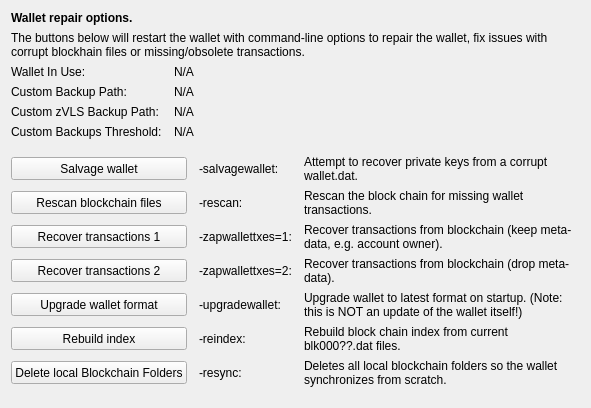
     <widget class="QWidget" name="tab_repair">
      <attribute name="title">
       <string>&amp;Wallet Repair</string>
      </attribute>
      <layout class="QGridLayout" name="gridLayout_4" columnstretch="0,0,0,0">
       <property name="horizontalSpacing">
        <number>12</number>
       </property>
       <item row="0" column="0" colspan="4">
        <widget class="QLabel" name="label_repair_header">
         <property name="font">
          <font>
           <weight>75</weight>
           <bold>true</bold>
          </font>
         </property>
         <property name="text">
          <string>Wallet repair options.</string>
         </property>
        </widget>
       </item>
       <item row="1" column="0" colspan="4">
        <widget class="QLabel" name="label_repair_helptext">
         <property name="font">
          <font>
           <weight>50</weight>
           <bold>false</bold>
          </font>
         </property>
         <property name="text">
          <string>The buttons below will restart the wallet with command-line options to repair the wallet, fix issues with corrupt blockhain files or missing/obsolete transactions.</string>
         </property>
         <property name="wordWrap">
          <bool>true</bool>
         </property>
        </widget>
       </item>
       <item row="2" column="0">
        <widget class="QLabel" name="wallet_path_label">
         <property name="text">
          <string>Wallet In Use:</string>
         </property>
        </widget>
       </item>
       <item row="2" column="1" colspan="3">
        <widget class="QLabel" name="wallet_path">
         <property name="cursor">
          <cursorShape>IBeamCursor</cursorShape>
         </property>
         <property name="text">
          <string>N/A</string>
         </property>
         <property name="textFormat">
          <enum>Qt::PlainText</enum>
         </property>
         <property name="textInteractionFlags">
          <set>Qt::LinksAccessibleByMouse|Qt::TextSelectableByKeyboard|Qt::TextSelectableByMouse</set>
         </property>
        </widget>
       </item>
       <item row="3" column="0">
        <widget class="QLabel" name="wallet_custombackuppath_label">
         <property name="text">
          <string>Custom Backup Path:</string>
         </property>
         <property name="visible">
          <bool>false</bool>
         </property>
        </widget>
       </item>
       <item row="3" column="1" colspan="3">
        <widget class="QLabel" name="wallet_custombackuppath">
         <property name="cursor">
          <cursorShape>IBeamCursor</cursorShape>
         </property>
         <property name="text">
          <string>N/A</string>
         </property>
         <property name="textFormat">
          <enum>Qt::PlainText</enum>
         </property>
         <property name="textInteractionFlags">
          <set>Qt::LinksAccessibleByMouse|Qt::TextSelectableByKeyboard|Qt::TextSelectableByMouse</set>
         </property>
         <property name="visible">
          <bool>false</bool>
         </property>
        </widget>
       </item>
       <item row="4" column="0">
        <widget class="QLabel" name="wallet_customzvlsbackuppath_label">
         <property name="text">
          <string>Custom zVLS Backup Path:</string>
         </property>
         <property name="visible">
          <bool>false</bool>
         </property>
        </widget>
       </item>
       <item row="4" column="1" colspan="3">
        <widget class="QLabel" name="wallet_customzvlsbackuppath">
         <property name="cursor">
          <cursorShape>IBeamCursor</cursorShape>
         </property>
         <property name="text">
          <string>N/A</string>
         </property>
         <property name="textFormat">
          <enum>Qt::PlainText</enum>
         </property>
         <property name="textInteractionFlags">
          <set>Qt::LinksAccessibleByMouse|Qt::TextSelectableByKeyboard|Qt::TextSelectableByMouse</set>
         </property>
         <property name="visible">
          <bool>false</bool>
         </property>
        </widget>
       </item>
       <item row="5" column="0">
        <widget class="QLabel" name="wallet_custombackupthreshold_label">
         <property name="text">
          <string>Custom Backups Threshold:</string>
         </property>
         <property name="visible">
          <bool>false</bool>
         </property>
        </widget>
       </item>
       <item row="5" column="1" colspan="3">
        <widget class="QLabel" name="wallet_custombackupthreshold">
         <property name="cursor">
          <cursorShape>IBeamCursor</cursorShape>
         </property>
         <property name="text">
          <string>N/A</string>
         </property>
         <property name="textFormat">
          <enum>Qt::PlainText</enum>
         </property>
         <property name="textInteractionFlags">
          <set>Qt::LinksAccessibleByMouse|Qt::TextSelectableByKeyboard|Qt::TextSelectableByMouse</set>
         </property>
         <property name="visible">
          <bool>false</bool>
         </property>
        </widget>
       </item>
       <item row="6" column="0">
        <spacer name="verticalSpacer_repair1">
         <property name="orientation">
          <enum>Qt::Vertical</enum>
         </property>
         <property name="sizeHint" stdset="0">
          <size>
           <width>10</width>
           <height>10</height>
          </size>
         </property>
        </spacer>
       </item>
       <item row="7" column="0" colspan="2">
        <widget class="QPushButton" name="btn_salvagewallet">
         <property name="minimumSize">
          <size>
           <width>100</width>
           <height>23</height>
          </size>
         </property>
         <property name="text">
          <string>Salvage wallet</string>
         </property>
        </widget>
       </item>
       <item row="7" column="2">
        <widget class="QLabel" name="label_repair_salvage_command">
         <property name="text">
          <string notr="true">-salvagewallet:</string>
         </property>
        </widget>
       </item>
       <item row="7" column="3">
        <widget class="QLabel" name="label_repair_salvage">
         <property name="text">
          <string>Attempt to recover private keys from a corrupt wallet.dat.</string>
         </property>
         <property name="wordWrap">
          <bool>true</bool>
         </property>
        </widget>
       </item>
       <item row="8" column="0" colspan="2">
        <widget class="QPushButton" name="btn_rescan">
         <property name="minimumSize">
          <size>
           <width>100</width>
           <height>23</height>
          </size>
         </property>
         <property name="text">
          <string>Rescan blockchain files</string>
         </property>
        </widget>
       </item>
       <item row="8" column="2">
        <widget class="QLabel" name="label_repair_rescan_command">
         <property name="text">
          <string notr="true">-rescan:</string>
         </property>
        </widget>
       </item>
       <item row="8" column="3">
        <widget class="QLabel" name="label_repair_rescan">
         <property name="text">
          <string>Rescan the block chain for missing wallet transactions.</string>
         </property>
         <property name="wordWrap">
          <bool>true</bool>
         </property>
        </widget>
       </item>
       <item row="9" column="0" colspan="2">
        <widget class="QPushButton" name="btn_zapwallettxes1">
         <property name="minimumSize">
          <size>
           <width>100</width>
           <height>23</height>
          </size>
         </property>
         <property name="text">
          <string>Recover transactions 1</string>
         </property>
        </widget>
       </item>
       <item row="9" column="2">
        <widget class="QLabel" name="label_repair_zap1_command">
         <property name="text">
          <string notr="true">-zapwallettxes=1:</string>
         </property>
        </widget>
       </item>
       <item row="9" column="3">
        <widget class="QLabel" name="label_repair_zap1">
         <property name="text">
          <string>Recover transactions from blockchain (keep meta-data, e.g. account owner).</string>
         </property>
         <property name="wordWrap">
          <bool>true</bool>
         </property>
        </widget>
       </item>
       <item row="10" column="0" colspan="2">
        <widget class="QPushButton" name="btn_zapwallettxes2">
         <property name="minimumSize">
          <size>
           <width>100</width>
           <height>23</height>
          </size>
         </property>
         <property name="text">
          <string>Recover transactions 2</string>
         </property>
        </widget>
       </item>
       <item row="10" column="2">
        <widget class="QLabel" name="label_repair_zap2_command">
         <property name="text">
          <string notr="true">-zapwallettxes=2:</string>
         </property>
        </widget>
       </item>
       <item row="10" column="3">
        <widget class="QLabel" name="label_repair_zap2">
         <property name="text">
          <string>Recover transactions from blockchain (drop meta-data).</string>
         </property>
         <property name="wordWrap">
          <bool>true</bool>
         </property>
        </widget>
       </item>
       <item row="11" column="0" colspan="2">
        <widget class="QPushButton" name="btn_upgradewallet">
         <property name="minimumSize">
          <size>
           <width>100</width>
           <height>23</height>
          </size>
         </property>
         <property name="text">
          <string>Upgrade wallet format</string>
         </property>
        </widget>
       </item>
       <item row="11" column="2">
        <widget class="QLabel" name="label_repair_upgrade_command">
         <property name="text">
          <string notr="true">-upgradewallet:</string>
         </property>
        </widget>
       </item>
       <item row="11" column="3">
        <widget class="QLabel" name="label_repair_upgrade">
         <property name="text">
          <string>Upgrade wallet to latest format on startup. (Note: this is NOT an update of the wallet itself!)</string>
         </property>
         <property name="wordWrap">
          <bool>true</bool>
         </property>
        </widget>
       </item>
       <item row="12" column="0" colspan="2">
        <widget class="QPushButton" name="btn_reindex">
         <property name="minimumSize">
          <size>
           <width>100</width>
           <height>23</height>
          </size>
         </property>
         <property name="text">
          <string>Rebuild index</string>
         </property>
        </widget>
       </item>
       <item row="12" column="2">
        <widget class="QLabel" name="label_repair_reindex_command">
         <property name="text">
          <string notr="true">-reindex:</string>
         </property>
        </widget>
       </item>
       <item row="12" column="3">
        <widget class="QLabel" name="label_repair_reindex">
         <property name="text">
          <string>Rebuild block chain index from current blk000??.dat files.</string>
         </property>
         <property name="wordWrap">
          <bool>true</bool>
         </property>
        </widget>
       </item>
       <item row="13" column="0" colspan="2">
        <widget class="QPushButton" name="btn_resync">
         <property name="minimumSize">
          <size>
           <width>100</width>
           <height>23</height>
          </size>
         </property>
         <property name="text">
          <string>Delete local Blockchain Folders</string>
         </property>
        </widget>
       </item>
       <item row="13" column="2">
        <widget class="QLabel" name="label_repair_resync_command">
         <property name="text">
          <string>-resync:</string>
         </property>
        </widget>
       </item>
       <item row="13" column="3">
        <widget class="QLabel" name="label_repair_resync">
         <property name="text">
          <string>Deletes all local blockchain folders so the wallet synchronizes from scratch.</string>
         </property>
         <property name="wordWrap">
          <bool>true</bool>
         </property>
        </widget>
       </item>
       <item row="14" column="0">
        <spacer name="verticalSpacer_repair2">
         <property name="orientation">
          <enum>Qt::Vertical</enum>
         </property>
         <property name="sizeHint" stdset="0">
          <size>
           <width>20</width>
           <height>10</height>
          </size>
         </property>
        </spacer>
       </item>
      </layout>
     </widget>
